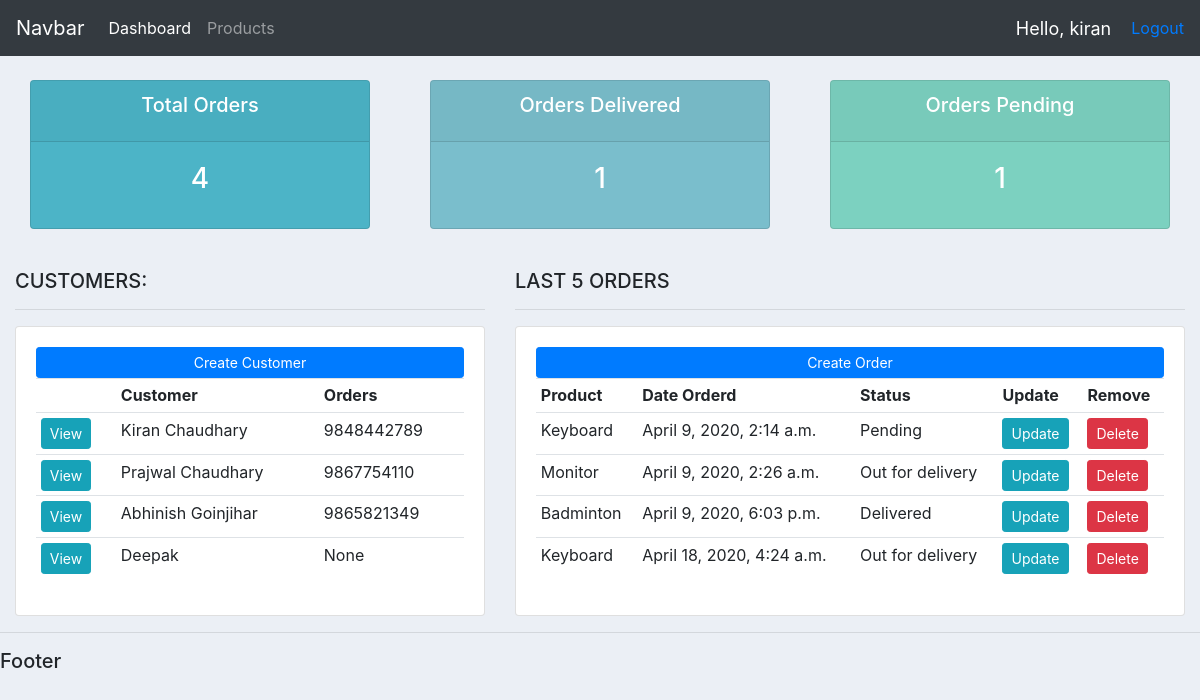
Before: / (signed in) with the older database file.
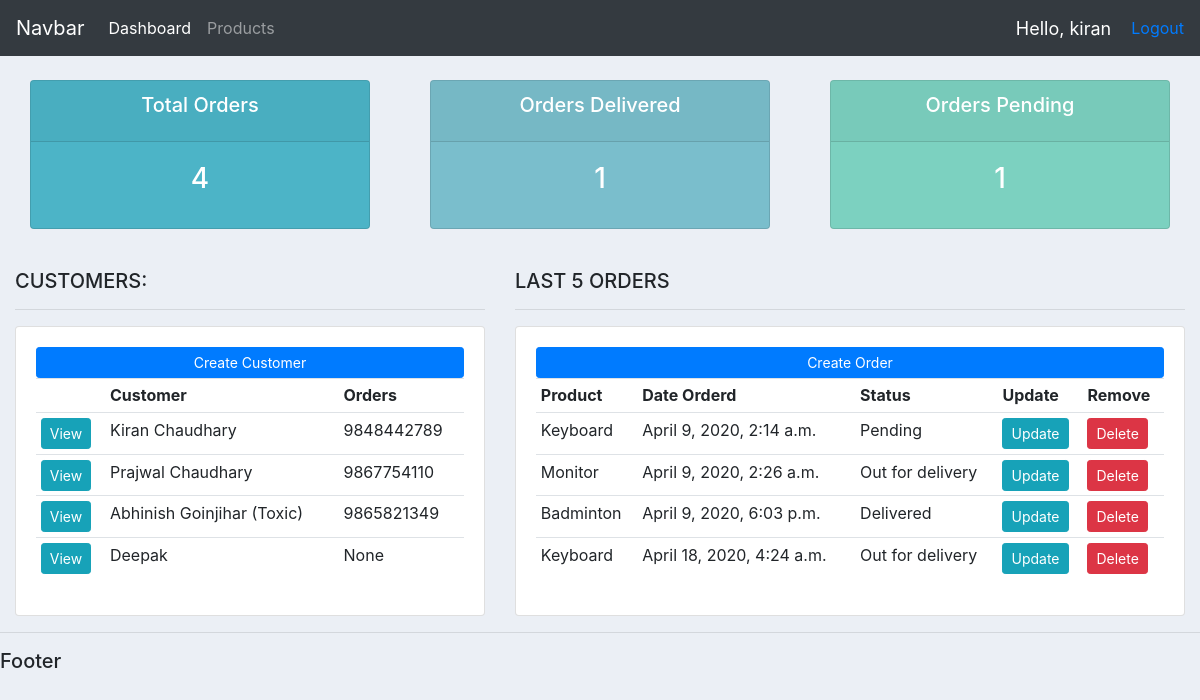
After: the same page with the newer database file.
### accounts/models.py (models this page shows, shortened)
class Customer(models.Model):
    user = models.OneToOneField(User, null=True, on_delete=models.CASCADE)
    name = models.CharField(max_length=200)
    profile_pic = models.ImageField(null=True, blank=True)
    phone = models.CharField(max_length=10, null=True)
    email = models.CharField(max_length=200, null=True)
    date_created = models.DateTimeField(auto_now_add=True)

### accounts/decorators.py (the view)
    def wrapper_func(request, *args, **kwargs):
        group = None
        if request.user.groups.exists():
            group = request.user.groups.all()[0].name
        if group == 'customer':
            return redirect('user-page')
        if group == 'admin':
            return view_func(request, *args, **kwargs)

### accounts/models.py (called while the page is built)
    def __str__(self):
        return self.name

### accounts/views.py (called while the page is built)
@login_required(login_url="login")
@admin_only
def home(request):
    customers = Customer.objects.all()
    orders = Order.objects.all()
    total_orders = orders.count()
    orders_delivered = orders.filter(status="Delivered").count()
    orders_pending = orders.filter(status="Pending").count()
    context={
        'customers': customers,
        'orders' : orders,
        'total_orders' : total_orders,
        'orders_delivered' : orders_delivered,
        'orders_pending' : orders_pending,
    }
    return render(request,"accounts/dashboard.html", context)

### accounts/templates/accounts/dashboard.html
{% extends 'accounts/base.html' %}
{% block content %}
{% include 'accounts/status.html' %}
    <br>
    <div class="row">
        <div class="col-md-5">
            <h5>CUSTOMERS:</h5>
            <hr>
            <div class="card card-body">
                <a class="btn btn-primary  btn-sm btn-block" href="">Create Customer</a>
                <table class="table table-sm">
                    <tr>
                        <th></th>
                        <th>Customer</th>
                        <th>Orders</th>
                    </tr>
                    {% for customer in customers %}
                        <tr>
                            <td><a class="btn btn-sm btn-info" href="{% url 'customer' customer.id %}">View</a></td>
                            <td>{{ customer.name }}</td>
                            <td>{{ customer.phone }}</td>
                        </tr>
                    {% endfor %}
                </table>
            </div>
        </div>
        <div class="col-md-7">
            <h5>LAST 5 ORDERS</h5>
            <hr>
            <div class="card card-body">
                <a class="btn btn-primary  btn-sm btn-block" href="{% url 'create_order' %}">Create Order</a>
                <table class="table table-sm">
                    <tr>
                        <th>Product</th>
                        <th>Date Orderd</th>
                        <th>Status</th>
                        <th>Update</th>
                        <th>Remove</th>
                    </tr>
                    {% for order in orders %}
                        <tr>
                            <td>{{ order.product }}</td>
                            <td>{{ order.date_created }}</td>
                            <td>{{ order.status }}</td>
                            <td><a class="btn btn-sm btn-info" href="{% url 'update_order' order.id %}">Update</a></td>
                            <td><a class="btn btn-sm btn-danger" href="{% url 'delete_order' order.id %}">Delete</a></td>
                        </tr>
                    {% endfor %}
                </table>
            </div>
        </div>
    </div>
{% endblock content %}

Changed rows visible on the page:
changed Customer: name "Abhinish Goinjihar" → "Abhinish Goinjihar (Toxic)"
